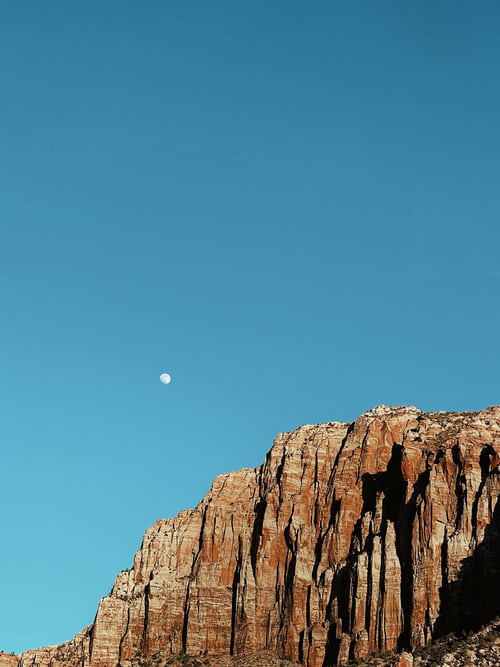
#> input picture mountain.jpg, 500 x 667 px
$ jupyter execute polygons.ipynb
#> lines starting #> are read from the running program, lines starting #| are printed output that depends on the picture; after the words box and inside, x2 and y2 are one past the last pixel; in counts of white or black regions, pixels touching at a corner belong together
[cell 1]
import cv2
import numpy as np

# Read the image
image = cv2.imread('mountain.jpg')
#> image is the input picture: shape (667, 500, 3); mean B, G, R 148.8, 131.4, 82.3
gray = cv2.cvtColor(image, cv2.COLOR_BGR2GRAY)
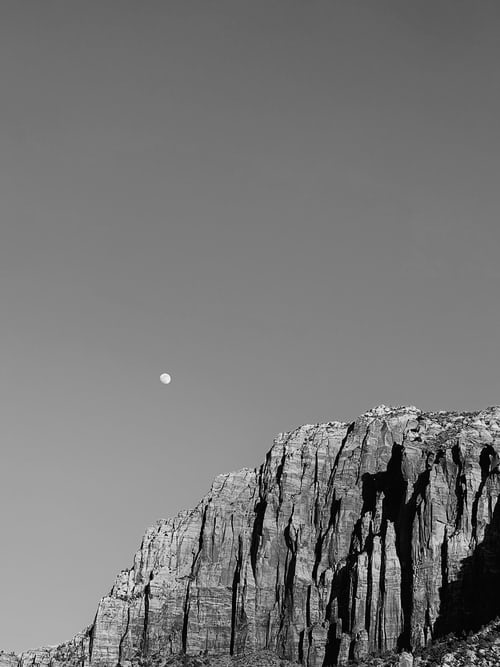
#> gray: shape (667, 500); min 0, max 253, mean 118.7

# Apply edge detection using the Canny algorithm
edges = cv2.Canny(gray, 50, 150)
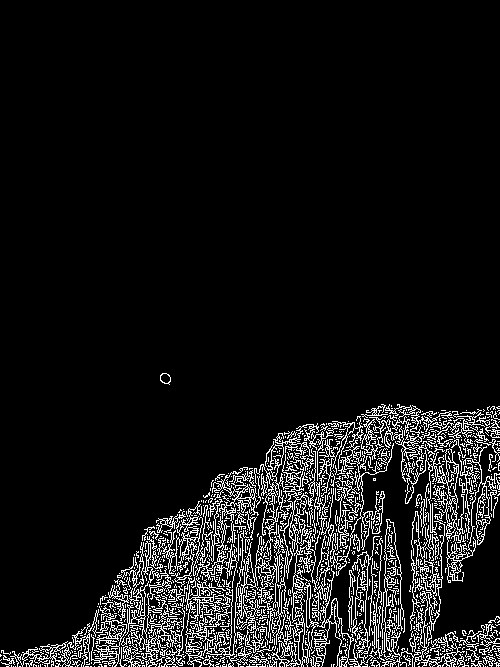
#> edges: shape (667, 500); 8.5% white in thin lines or dots, all inside (x1, y1, x2, y2) = (0, 373, 500, 667)

# Apply Hough Line Transform
lines = cv2.HoughLines(edges, 1, np.pi/180, threshold=100)

# Draw detected lines on the image
if lines is not None:
    for line in lines:
        rho, theta = line[0]
        cos_theta = np.cos(theta)
        sin_theta = np.sin(theta)
        x0 = rho * cos_theta
        y0 = rho * sin_theta
        x1 = int(x0 + 1000 * (-sin_theta))
        y1 = int(y0 + 1000 * (cos_theta))
        x2 = int(x0 - 1000 * (-sin_theta))
        y2 = int(y0 - 1000 * (cos_theta))
        cv2.line(image, (x1, y1), (x2, y2), (0, 0, 255), 2)
#> this loop made 3758 passes
#> (rho, theta, cos_theta, sin_theta, x0, y0, x1, y1) on passes 1 to 3: (666, 1.57, -4.37e-08, 1, -2.91e-05, 666, -1000, 665), (658, 1.55, 0.0175, 1, 11.48, 657.9, -988, 675), (591, 1.05, 0.5, 0.866, 295.5, 511.8, -570, 1011)
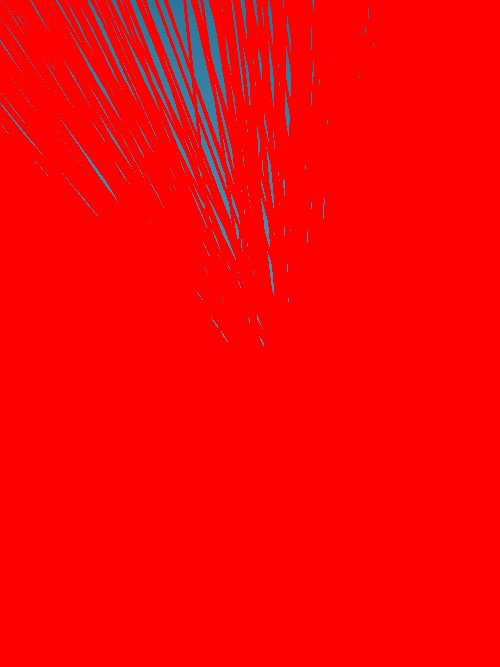
#> image: shape (667, 500, 3); mean B, G, R 5.5, 4.3, 248.3

# Display the image with detected lines
cv2.imshow('Detected Lines', image)
cv2.imshow('Original',gray)
cv2.waitKey(0)
cv2.destroyAllWindows()
